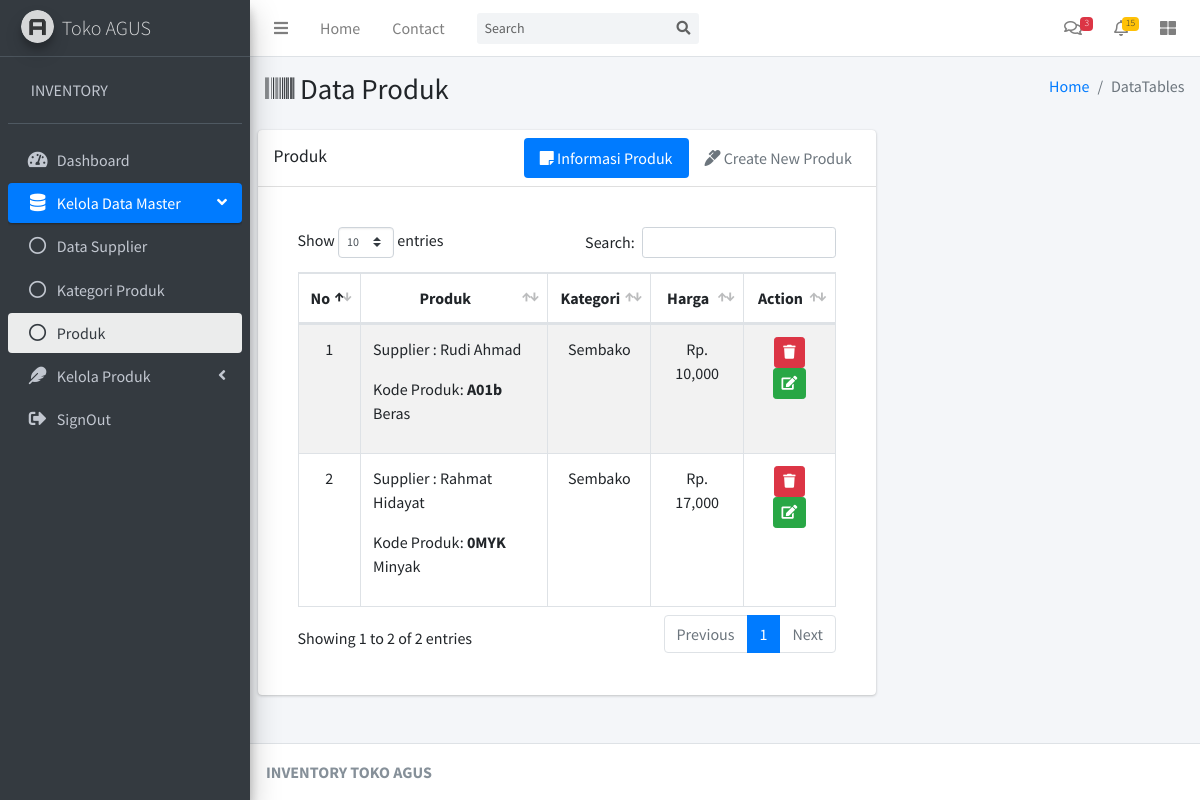
Page /controllerDataMaster/produk on the committed database.
### tables this page shows
CREATE TABLE `produk` (
  `id_produk` int(11) NOT NULL,
  `id_kategori` int(11) NOT NULL,
  `id_supplier` int(11) NOT NULL,
  `kode_produk` varchar(10) NOT NULL,
  `nama_produk` varchar(50) NOT NULL,
  `harga_produk` varchar(25) NOT NULL
);

CREATE TABLE `supplier` (
  `id_supplier` int(11) NOT NULL,
  `nama_supplier` varchar(50) NOT NULL,
  `nama_toko` varchar(50) NOT NULL,
  `alamat` varchar(125) NOT NULL,
  `no_hp` varchar(15) NOT NULL
);

CREATE TABLE `kategori` (
  `id_kategori` int(11) NOT NULL,
  `nama_kategori` varchar(125) NOT NULL
);

### application/controllers/ControllerDataMaster.php (called while the page is built, shortened)
<?php
class ControllerDataMaster extends CI_Controller
{
	public function __construct()
	{
		$this->load->model('DataMaster');
	}
	public function produk()
	{
		$this->form_validation->set_rules('kode', 'Kode', 'required|is_unique[produk.kode_produk]');
		$this->form_validation->set_rules('nama', 'Nama', 'required');
		$this->form_validation->set_rules('supplier', 'Supplier', 'required');
		$this->form_validation->set_rules('kategori', 'Kategori', 'required');
		$this->form_validation->set_rules('harga', 'Harga', 'required');
		if ($this->form_validation->run() == FALSE) {
			$data = array(
				'produk' => $this->DataMaster->select_produk(),
				'kategori' => $this->DataMaster->select_kategori(),
				'supplier' => $this->DataMaster->select_supplier()
			);
			$this->load->view('Layout/head');
			$this->load->view('Layout/navbar');
			$this->load->view('Layout/aside');
			$this->load->view('Content/produk', $data);
			$this->load->view('Layout/footer');
		}
	}
}

### index.php (called while the page is built, shortened)
<?php
require_once BASEPATH.'core/CodeIgniter.php';

### application/models/DataMaster.php (called while the page is built, shortened)
<?php
class DataMaster extends CI_Model
{
    public function select_kategori()
    {
        $this->db->select('*');
        $this->db->from('kategori');
        return $this->db->get()->result();
    }
    public function select_produk()
    {
        $this->db->select('*');
        $this->db->from('produk');
        $this->db->join('kategori', 'produk.id_kategori = kategori.id_kategori', 'left');
        $this->db->join('supplier', 'produk.id_supplier = supplier.id_supplier', 'left');
        return $this->db->get()->result();
    }
    public function select_supplier()
    {
        $this->db->select('*');
        $this->db->from('supplier');
        return $this->db->get()->result();
    }
}

### application/views/Content/produk.php (the view, shortened to what this page needs)
<div class="content-wrapper">
    <section class="content-header">
        <div class="container-fluid">
            <div class="row mb-2">
                <div class="col-sm-6">
                    <h1><i class="fas fa-barcode"></i> Data Produk</h1>
                </div>
                <div class="col-sm-6">
                    <ol class="breadcrumb float-sm-right">
                        <li class="breadcrumb-item"><a href="#">Home</a></li>
                        <li class="breadcrumb-item active">DataTables</li>
                    </ol>
                </div>
            </div>
        </div>
    </section>
    <div class="col-md-8">
        <div class="row">
            <div class="col-12">
                <div class="card">
                    <div class="card-header d-flex p-0">
                        <h3 class="card-title p-3">Produk</h3>
                        <ul class="nav nav-pills ml-auto p-2">
                            <li class="nav-item"><a class="nav-link active" href="#tab_1" data-toggle="tab"><i class="fas fa-sticky-note"></i> Informasi Produk</a></li>
                            <li class="nav-item"><a class="nav-link" href="#tab_2" data-toggle="tab"><i class="fas fa-marker"></i> Create New Produk</a></li>
                        </ul>
                    </div>
                    <div class="card-body">
                        <div class="tab-content">
                            <div class="tab-pane active" id="tab_1">
                                <div class="card-body">
                                    <table id="example1" class="table table-bordered table-striped">
                                        <thead>
                                            <tr>
                                                <th class="text-center">No</th>
                                                <th class="text-center">Produk</th>
                                                <th class="text-center">Kategori</th>
                                                <th class="text-center">Harga</th>
                                                <th class="text-center">Action</th>
                                            </tr>
                                        </thead>
                                        <tbody>
                                            <?php
                                            $no = 1;
                                            foreach ($produk as $key => $value) {
                                            ?>
                                                <tr>
                                                    <td class="text-center"><?= $no++ ?></td>
                                                    <td>
                                                        <p>Supplier : <?= $value->nama_supplier ?></p>
                                                        Kode Produk: <strong><?= $value->kode_produk ?></strong>
                                                        <p><?= $value->nama_produk ?></p>
                                                    </td>
                                                    <td class="text-center"><?= $value->nama_kategori ?></td>
                                                    <td class="text-center">Rp. <?= number_format($value->harga_produk, 0)  ?></td>
                                                    <td class="text-center">
                                                        <a href="<?= base_url('controllerdatamaster/hapus_produk/' . $value->id_produk) ?>" class="btn btn-danger btn-sm"><i class="fa fa-trash"></i></a>
                                                        <a href="<?= base_url('controllerdatamaster/update_produk/' . $value->id_produk) ?>" class="btn btn-success btn-sm"><i class="fa fa-edit"></i></a>
                                                    </td>
                                                </tr>
                                            <?php
                                            }
                                            ?>
                                        </tbody>
                                    </table>
                                </div>
                            </div>
                        </div>
                    </div>
                </div>
            </div>
        </div>
    </div>
</div>

### rows in the picture
produk: id_supplier.nama_supplier "Rudi Ahmad", kode_produk "A01b", nama_produk "Beras", id_kategori.nama_kategori "Sembako", harga_produk "10,000"
produk: id_supplier.nama_supplier "Rahmat Hidayat", kode_produk "0MYK", nama_produk "Minyak", id_kategori.nama_kategori "Sembako", harga_produk "17,000"
